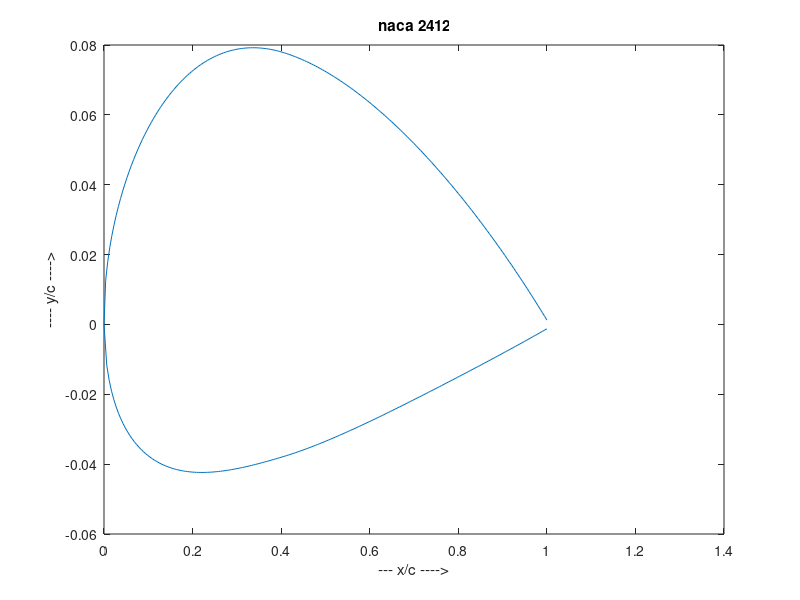

Write MATLAB code to recreate this figure.
clear all;
close all;
clc;

%%
%naca 2412 nomenclature
ymc_c=0.02;
xmc_c=0.4;
tm=0.12;

%%
%equal spacing
n=200;
h=1/(n-1);
x_c=0:h:1;

%%
%camber line formation
for j=1:length(x_c)
    if(x_c(j)>=0) && (x_c(j)<=xmc_c)
        ycx_c(j)=ymc_c*(2*(x_c(j)/xmc_c)-(x_c(j)/xmc_c)^2);
        dyc_dx(j)=ymc_c*(2*(1/xmc_c)-(2*(x_c(j))/(xmc_c)^2));
    else
        ycx_c(j)=ymc_c*(2*((1-x_c(j))/(1-xmc_c))-((1-x_c(j))/(1-xmc_c))^2);
        dyc_dx(j)=ymc_c*(2*(-1/(1-xmc_c))+(2*(1-x_c(j))/(1-xmc_c)^2));
    end
end

%%
%thickness
for j=1:length(x_c)
    tx(j)=tm*(2.969*sqrt(x_c(j))-1.260*x_c(j)-3.516*x_c(j)*x_c(j)+2.843*x_c(j)*x_c(j)*x_c(j)-1.015*x_c(j)*x_c(j)*x_c(j)*x_c(j));
end

%%
%upper and lower surface
for j=1:length(x_c)
    xu(j)=x_c(j)-0.5*tx(j)*dyc_dx(j)/sqrt(1+dyc_dx(j)*dyc_dx(j));
    yu(j)=ycx_c(j)+0.5*tx(j)/sqrt(1+dyc_dx(j)*dyc_dx(j));
    xl(j)=x_c(j)+0.5*tx(j)*dyc_dx(j)/sqrt(1+dyc_dx(j)*dyc_dx(j));
    yl(j)=ycx_c(j)-0.5*tx(j)/sqrt(1+dyc_dx(j)*dyc_dx(j));
end
x=[fliplr(xl),xu];
y=[fliplr(yl),yu];
plot(x,y);
xlabel('--- x/c ---->');
ylabel('---- y/c ---->');
title('naca 2412');

